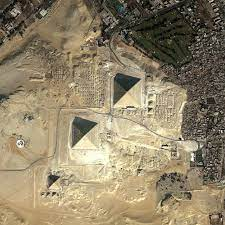
#> input picture images/test_piramyd.jfif, 225 x 225 px
$ python main.py
#> lines starting #> are read from the running program, lines starting #| are printed output that depends on the picture
import os
from PIL import Image
from PIL import ImageFilter
import matplotlib.pyplot as plt


def load_image(image_path):
    """Завантажує зображення з локальної директорії."""
    try:
        if os.path.exists(image_path):
            img = Image.open(image_path)
            return img
        else:
            raise FileNotFoundError(f"Image not found at path: {image_path}")
    except Exception as e:
        print(f"Error loading image: {e}")
        return None


def zoom_in(img, scale_factor):
    """Приближення зображення шляхом зміни його масштабу."""
    width, height = img.size
    new_width = int(width * scale_factor)
    new_height = int(height * scale_factor)

    # Зміна розміру зображення
    img_zoomed = img.resize((new_width, new_height), Image.LANCZOS)

    return img_zoomed


def process_image(img):
    """Обробка зображення для виявлення контурів."""
    if img is None:
        print("No image to process.")
        return None

    image_filter = img.filter(ImageFilter.FIND_EDGES)

    # Перетворення в чорно-біле
    #img_gray = img.convert('L')

    # Розмиття зображення
    #img_blurred = img_gray.filter(ImageFilter.GaussianBlur(radius=2))

    # Порогова обробка
    #threshold = 128
    #mg_thresholded = image_filter.point(lambda p: p > threshold and 255)

    # Виявлення контурів
    #img_edges = img_thresholded.filter(ImageFilter.FIND_EDGES)
    img_edges = zoom_in(image_filter, 1.5)
    return img_edges


def display_image(img):
    """Виводить зображення через matplotlib."""
    if img is not None:
        plt.imshow(img, cmap='gray')
        plt.axis('off')
        plt.show()


def main():
    # Вкажіть шлях до зображення в локальній директорії
    image_path = "images/test_piramyd.jfif"  # Змініть на ваш шлях до зображення

    # Завантаження зображення
    img = load_image(image_path)
#> in load_image, img is the input picture: PIL image 225x225 RGB; mean R, G, B 144.9, 132, 105.4

    if img is not None:
        processed_img = process_image(img)
#> in process_image, `image_filter = img.filter(ImageFilter.FIND_EDGES)`:
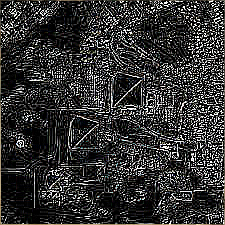
#> image_filter: PIL image 225x225 RGB; mean R, G, B 52.3, 52, 51.5
#> in zoom_in, `img_zoomed = img.resize((new_width, new_height), Image.LANCZOS)`:
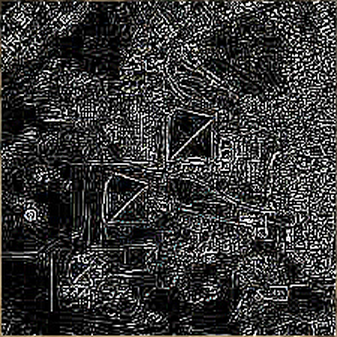
#> img_zoomed: PIL image 337x337 RGB; mean R, G, B 55.8, 55.5, 54.9
        display_image(processed_img)
    else:
        print("Failed to download or load the image.")


if __name__ == "__main__":
    main()
